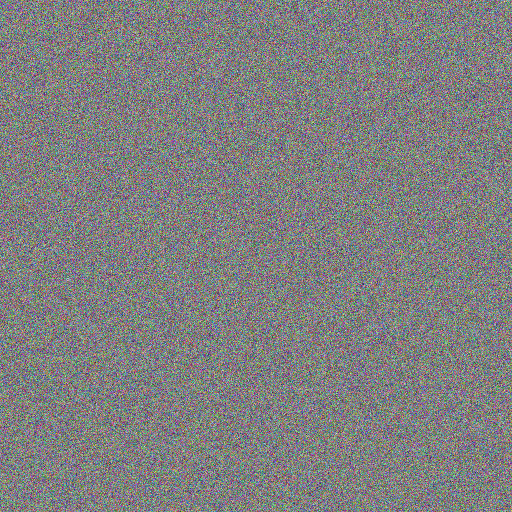
#> input picture samples/high_texture_1024.png, 1024 x 1024 px (shown at 1/2 size)
$ python -i analyzer.py   (imports and definitions only)
#> lines starting #> are read from the running program, lines starting #| are printed output that depends on the picture
"""
Platform Analyzer v2.1 — Detects transformations applied to images.

Improvements:
- Handles custom quantization tables
- Validates RGB input
- Robust double-compression detection
- Platform estimation with confidence scores
- Block alignment analysis
"""

import numpy as np
from PIL import Image
from typing import Dict, Optional
import logging

logger = logging.getLogger(__name__)

class PlatformAnalyzer:
    """Analyze received images to detect platform transformations."""

    KNOWN_CUSTOM_TABLES = {
        "instagram": {
            "signature": [16, 11, 10, 16, 24, 40, 51, 61],
            "qf_range": (70, 82),
        },
        "whatsapp": {
            "signature": [10, 7, 6, 10, 15, 25, 32, 38],
            "qf_range": (50, 60),
        },
    }

    def analyze(self, image_path: str) -> Dict:
#> called with image_path = '../../samples/high_texture_1024.png'
        img = Image.open(image_path)
#> img is the input picture: PIL image 1024x1024 RGB; mean R, G, B 127.4, 127.5, 127.6
        results = {
            "resize_detected": False,
            "recompression_detected": False,
            "estimated_qf": None,
            "qf_confidence": None,
            "format_conversion": False,
            "metadata_stripped": False,
            "likely_platform": None,
            "platform_confidence": None,
            "block_alignment_score": 1.0,
            "original_size": None,
            "current_size": img.size,
            "image_mode": img.mode,
        }

        if img.mode not in ("RGB", "L", "YCbCr"):
            if img.mode == "RGBA":
                logger.warning("RGBA image detected, analysis may be less accurate")
                results["format_conversion"] = True

        if img.format == "JPEG":
            results = self._analyze_jpeg(image_path, results)
        elif img.format == "PNG":
            results = self._analyze_png(image_path, results)
        elif img.format in ("WEBP", "AVIF"):
            results["format_conversion"] = True
            results["recompression_detected"] = True
            results["metadata_stripped"] = self._check_metadata_stripped(image_path)

        results["likely_platform"] = self._estimate_platform(results)
        return results

    # [17 lines left out: function _analyze_jpeg, not called in this run]

    def _analyze_png(self, image_path: str, results: Dict) -> Dict:
#> called with image_path = '../../samples/high_texture_1024.png'
        try:
            img = Image.open(image_path)
            arr = np.array(img.convert("L"), dtype=np.float32)
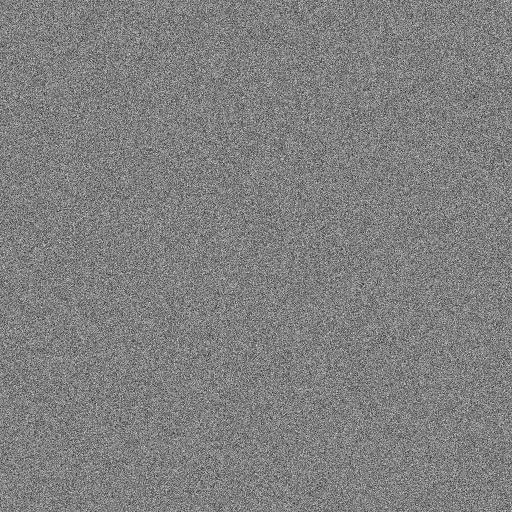
#> arr: shape (1024, 1024) float32 (shown at 1/2 size); min 1, max 254, mean 127.5
            block_variance = self._compute_block_variance(arr)
            if block_variance < 0.01:
                results["format_conversion"] = True
                results["recompression_detected"] = True
        except Exception as e:
            logger.debug(f"PNG analysis failed: {e}")
        return results

    # [92 lines left out: functions _estimate_qf_from_table, _detect_double_compression, _check_block_alignment, not called in this run]

    def _compute_block_variance(self, arr: np.ndarray) -> float:
        h, w = arr.shape
#> h = 1024; w = 1024
        h = (h // 8) * 8
        w = (w // 8) * 8
        arr = arr[:h, :w]
        block_avgs = []
        for i in range(0, h, 8):
            for j in range(0, w, 8):
                block = arr[i:i+8, j:j+8]
                block_avgs.append(np.mean(block))
#> after the loop, block_avgs = 16384 values, max 152.2 at index 3035, min 103.6 at index 10850, mean 127.5
#> in _analyze_png, `block_variance = self._compute_block_variance(arr)`: block_variance = 38.39
        return np.var(block_avgs)

    # [11 lines left out: function _check_metadata_stripped, not called in this run]

    def _estimate_platform(self, results: Dict) -> Optional[str]:
        qf = results.get("estimated_qf")
        resize = results.get("resize_detected")
#> resize = False
        confidence = results.get("qf_confidence", 0.5)
        if qf is None:
            if results.get("format_conversion"):
                return "unknown_converted"
            return None
        platform_scores = {}
        if resize and qf < 65:
            platform_scores["whatsapp_standard"] = 0.9
        elif resize and qf < 80:
            platform_scores["instagram"] = 0.85
        elif not resize and 78 <= qf <= 85:
            platform_scores["telegram_photo"] = 0.8
        elif not resize and qf >= 85:
            platform_scores["twitter"] = 0.75
        elif not resize and 70 <= qf < 78:
            platform_scores["whatsapp_hd"] = 0.7
        elif resize and qf >= 80:
            platform_scores["facebook"] = 0.6
        if platform_scores:
            best_platform = max(platform_scores, key=platform_scores.get)
            best_score = platform_scores[best_platform]
            results["platform_confidence"] = best_score * confidence
            return best_platform
        results["platform_confidence"] = 0.3
        return None

>>> result = PlatformAnalyzer().analyze('../../samples/high_texture_1024.png')
